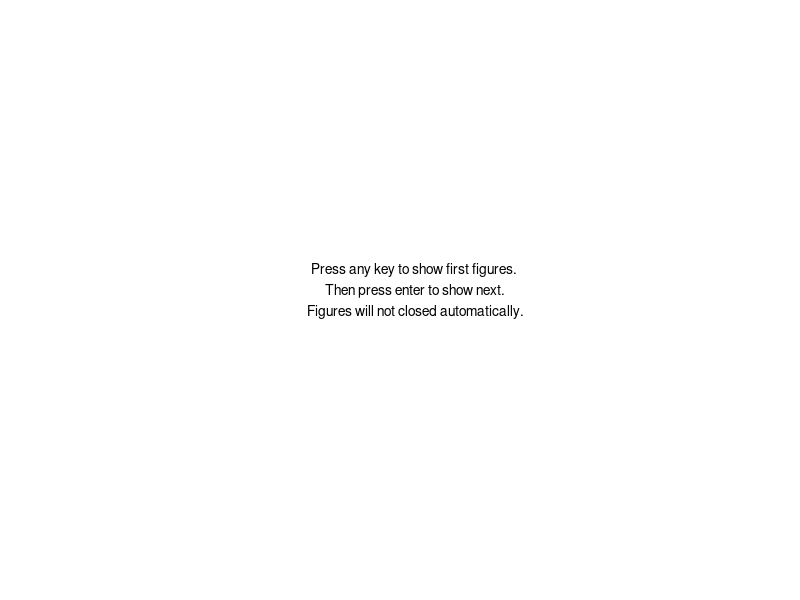

Here is the MATLAB script that generated this plot: (Note: this script raises an error after producing the figure.)
disp('Press enter to show first figures. Then press enter to show next');
figure('MenuBar', 'none', 'ToolBar', 'none', 'Color', 'white');
axis off;
text(0.5, 0.5, {'Press any key to show first figures.',' Then press enter to show next.',' Figures will not closed automatically.'}, ...
    'FontSize', 10, ...
    'HorizontalAlignment', 'center', ...
    'VerticalAlignment', 'middle');
key = waitforbuttonpress;        % Wait for user input
close all;
showFigFiles('FolderName','./realdata/Climate/geoFigure','IsHold',1);